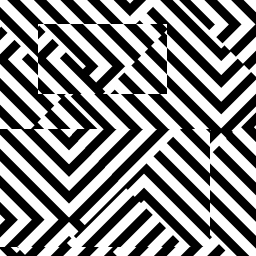
#> input picture TP2/data/imagen1.jpg, 256 x 256 px
$ python -i inciso4.py   (imports and definitions only)   (older library calls are emulated)
#> lines starting #> are read from the running program, lines starting #| are printed output that depends on the picture
#> further down, picture is the input picture: shape (256, 256, 3); min 0, max 255, mean 133.1
import cv2
import numpy as np
import matplotlib.pyplot as plt
from pathlib import Path
from src.cargar_imagenes_jpg import cargar_imagen, cargar_imagen_tif


def calcular_nitidez(imagen):
    """
    Calcula la métrica de nitidez usando la magnitud del gradiente espacial.

    La nitidez se mide como la norma de Frobenius de la matriz de gradientes.
    Imágenes más nítidas tendrán gradientes más pronunciados.

    Args:
        imagen (numpy.ndarray): Imagen en escala de grises o color

    Returns:
        float: Métrica de nitidez (mayor valor = imagen más nítida)
    """

    # Convertir a escala de grises si es necesario
    if len(imagen.shape) == 3:
        img_gray = cv2.cvtColor(imagen, cv2.COLOR_BGR2GRAY).astype(np.float32)
    else:
        img_gray = imagen.astype(np.float32)

    # Calcular gradientes usando el operador de Sobel
    grad_x = cv2.Sobel(img_gray, cv2.CV_32F, 1, 0, ksize=3)
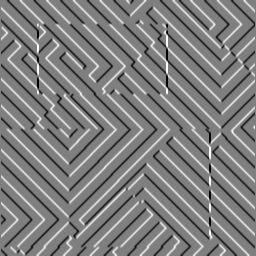
#> grad_x: shape (256, 256) float32; min -1020, max 1020, mean -0.3; drawn with min black and max white
    grad_y = cv2.Sobel(img_gray, cv2.CV_32F, 0, 1, ksize=3)
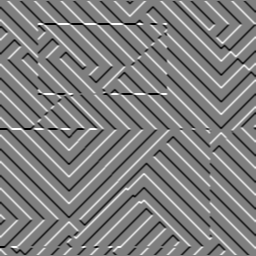
#> grad_y: shape (256, 256) float32; min -1020, max 1020, mean -0.2; drawn with min black and max white

    # Calcular la magnitud del gradiente
    magnitud_gradiente = np.sqrt(grad_x**2 + grad_y**2)
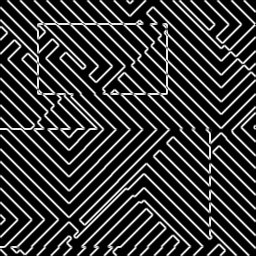
#> magnitud_gradiente: shape (256, 256) float32; min 0, max 1103, mean 237; drawn with min black and max white

    # Nitidez = norma de Frobenius de la magnitud del gradiente
    nitidez = np.sum(magnitud_gradiente**2) ** 0.5
#> nitidez = 111344.9

    return float(nitidez)


# [289 lines left out: functions reconstruir_imagen_objetivo, buscar_factor_k_optimo, guardar_grafico_comparativo_inciso4, guardar_imagenes_resultantes, not called in this run]

>>> import cv2
>>> picture = cv2.imread('../data/imagen1.jpg')
>>> result = calcular_nitidez(picture)
#> result = 111344.9

$ run again, on TP2/data/imagen2.jpg
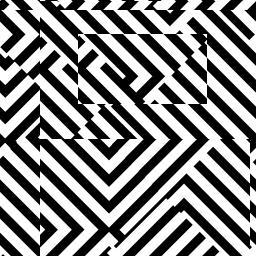
#> input picture TP2/data/imagen2.jpg, 256 x 256 px
#> picture is the input picture: shape (256, 256, 3); min 0, max 255, mean 133
#> in calcular_nitidez, `grad_y = cv2.Sobel(img_gray, cv2.CV_32F, 0, 1, ksize=3)`:
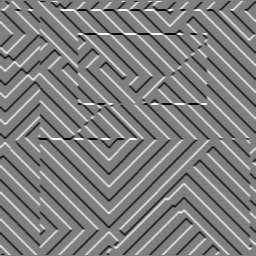
#> grad_y: shape (256, 256) float32; min -1020, max 1017, mean 0.1; drawn with min black and max white
#> in calcular_nitidez, `magnitud_gradiente = np.sqrt(grad_x**2 + grad_y**2)`:
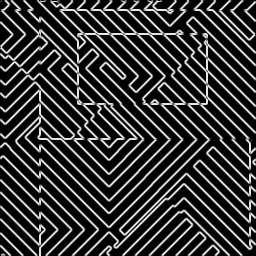
#> magnitud_gradiente: shape (256, 256) float32; min 0, max 1094.3, mean 244.5; drawn with min black and max white
#> nitidez = 109644.5
